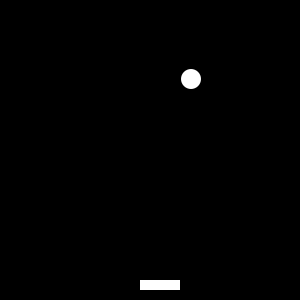
Frame 1 (no input)
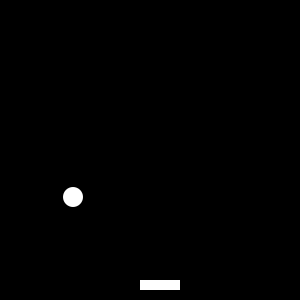
Frame 60 (the mouse pressed at the canvas centre just before this capture)
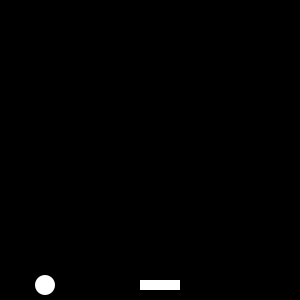
Frame 120 (the mouse held since frame 60 and released just before this capture)

The Processing sketch that drew these frames (run headless with seeded random() and noise(); from frame 60 on, the mouse is pressed at the canvas centre):

// Processing sketch: processing_83422
// ── processing_83422.pde

//Eric T. Computer Programming 1 Mods 4-5
ball Ball;
pong Paddle;
void setup()
{
  Paddle=new pong();
  Ball=new ball();
  size(300,300);
}
 
void draw()
{
  background(0);
  Paddle.keyPressed();
  Paddle.shows();
  Ball.move();
  Ball.bounce();
  Ball.show();
}
class pong
{
  int x,y;
  boolean left, right;
  pong()
  {
    x=140;
    y=280;
    left=false;
    right=false;
  }
  void keyPressed()
  {
    if(keyPressed == true & key=='d')
    {
      x+=2;
    }
    if(keyPressed==true & key=='a')
    {
      x-=2;
    }
  }
  void shows()
  {
    noStroke();
    fill(255);
    rect(x,y,40,10);
  }
}
class ball
{
  int x, y;
  boolean up, right;
  ball()
  {
    x=int(random(300));
    y=int(random(300));
    up=false;
    right=false;
  }
  void move()
  {
    if (right == true)
    {
      x+=2;
    }
    else
    {
      x-=2;
    }
    if (up == true)
    {
      y-=2;
    }
    else
    {
      y+=2;
    }
    if(get(x,y+12)==color(255))
    {
      up=true;
    }    
  }
 
  void bounce()
  {
    if (x<1)
    {
      right = true;
    }
    if (x>299)
    {
      right = false;
    }
    if (y<1)
    {
      up = false;
    }
    if (y>299)
    {
      up = true;
    }
  } 
  void show()
  {
    noStroke();
    fill(255);
    ellipse(x, y, 20, 20);
  }
}
